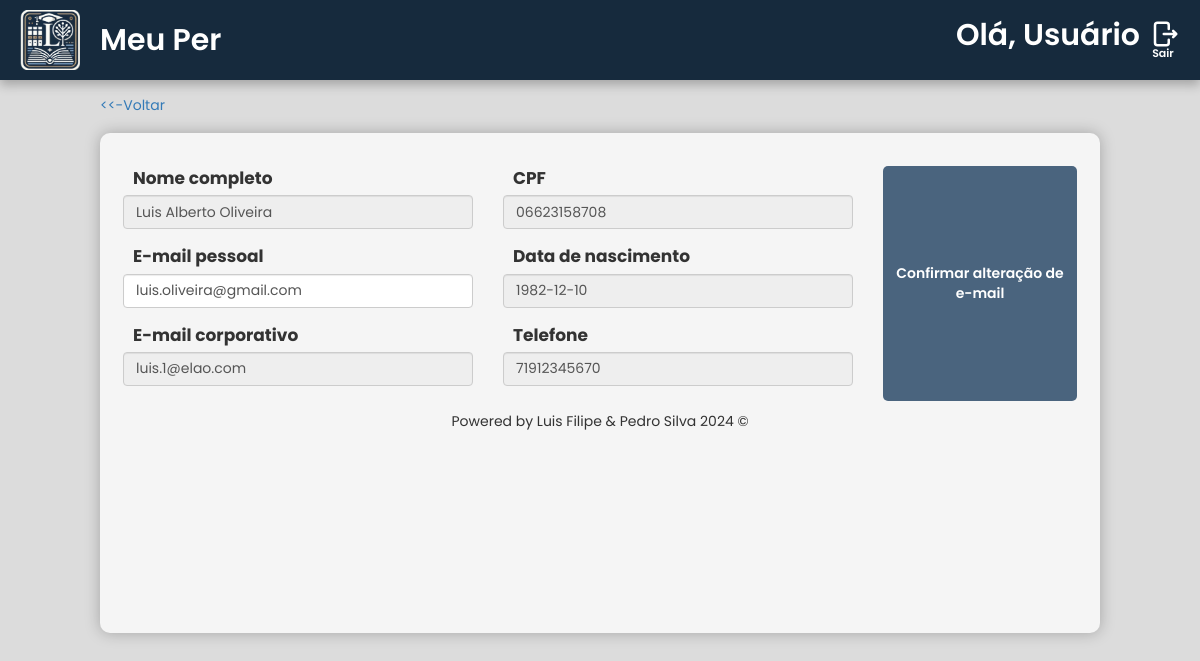
Page /src/diretoria/meu-perfil/index.php (signed in) on the committed database.
### tables this page shows
create table
    diretoria (
        id_func INT auto_increment primary key,
        nome_func varchar(70) not null,
        email_pess_func varchar(100) not null unique,
        email_corp_func varchar(100) not null unique,
        telefone_func bigint not null,
        cpf_func varchar(11) not null unique,
        nascimento_func date not null,
        senha_func varchar(25) not null
    );

### src/diretoria/meu-perfil/index.php (the view, shortened to what this page needs)
<?php
require '../../scripts/conn.php';
if (1 > 0) {
  $sql = $pdo->prepare("SELECT * FROM diretoria WHERE id_func = :id_func");
  $sql->bindValue(':id_func', $_SESSION['session_id']);
  $sql->execute();
  if ($sql->rowCount() == 1) {
    $usuario = $sql->fetch(PDO::FETCH_BOTH);
    $nome_func = $usuario['nome_func'];
    $email_pess_func = $usuario['email_pess_func'];
    $email_corp_func = $usuario['email_corp_func'];
    $telefone_func = $usuario['telefone_func'];
    $cpf_func = $usuario['cpf_func'];
    $nascimento_func = $usuario['nascimento_func'];
  }
}
?>
<!DOCTYPE html>
<html lang="pt-br">
<head>
  <link rel="stylesheet" href="https://maxcdn.bootstrapcdn.com/bootstrap/3.3.7/css/bootstrap.min.css"
>
  <link rel="stylesheet" href="style.css">
</head>
<body>
  <header>
    <img src="../../../assets/images/LogoEscolaSemFundo.png" alt="Logo da Clinica" class="LogoClinica">Meu Per
    <div class="areauser">
      <p class="nomeuser">Olá, <?php echo isset($_SESSION['session_nome']) ? explode(' ', $_SESSION['session_nome'])[0] : 'Usuário'; ?></p>
      <a href="../../scripts/sair.php"><img src="../../../assets/images/logout-svgrepo-com.svg" alt="Sair" class="logouticon">
        <p class="txtsair">Sair</p>
      </a>
    </div>
  </header>
  <div class="opcvoltar"><a href="../"><<-Voltar </a></div>
  <div class="container">
    <form class="form-cad" id="form-cad" action="../backend/atualizar-email.php" method="POST">
      <div class="coluna">
        <div class="form-group">
          <label for="exampleInputNome1">Nome completo</label>
          <input type="text" class="form-control" name="nome" id="nome" placeholder="Insira seu nome completo" value="<?php echo ($nome_func) ?>" disabled>
        </div>
        <div class="form-group">
          <label for="exampleInputNome1">E-mail pessoal</label>
          <input type="text" class="form-control" name="email-pessoal" id="email-pessoal" placeholder="Insira seu e-mail" value="<?php echo ($email_pess_func) ?>">
        </div>
        <div class="form-group">
          <label for="exampleInputNome1">E-mail corporativo</label>
          <input type="text" class="form-control" name="email-corp" id="email-corp" placeholder="Insira seu e-mail" value="<?php echo ($email_corp_func) ?>" disabled>
        </div>
      </div>
      <div class="coluna">
        <div class="form-group">
          <label for="exampleInputEmail1">CPF</label>
          <input type="text" class="form-control" name="cpf" id="cpf" placeholder="Insira seu CPF" value="<?php echo ($cpf_func) ?>" disabled>
        </div>
        <div class="form-group">
          <label for="exampleInputEmail1">Data de nascimento</label>
          <input type="text" class="form-control" name="data-nascimento" id="exampleInputEmail1" value="<?php echo ($nascimento_func) ?>" disabled>
        </div>
        <div class="form-group">
          <label for="exampleInputEmail1">Telefone</label>
          <input type="text" class="form-control" name="telefone" value="<?php echo ($telefone_func) ?>" disabled>
        </div>
      </div>
      <button type="submit" class="btnExcluir" id="btn-update">Confirmar alteração de e-mail</button>
    </form>
    <p class="creds" style="margin-top: 1rem;">Powered by Luis Filipe & Pedro Silva 2024 ©</p>
  </div>
</body>
</html>

### src/diretoria/meu-perfil/style.css (style rules this page uses)
* { font-family: "Poppins", sans-serif; margin: 0px; padding: 0px; }
body { background-color: gainsboro; }
header { background-color: #162a3d; display: flex; align-items: center; color: white; font-size: 30px; font-weight: 600; text-align: center; margin-bottom: -0.5rem; box-shadow: 0px 5px 10px rgba(0, 0, 0, 0.25); }
.opcvoltar { margin-top: 2rem; margin-left: 10rem; }
.LogoClinica { width: 60px; margin-left: 2rem; margin-top: 1rem; margin-bottom: 1rem; margin-right: 2rem; }
.areauser { position: absolute; right: 2rem; display: flex; align-items: center; gap: 10px; }
.logouticon { height: 30px; }
a { margin-top: 0.3rem; text-decoration: none; }
.txtsair { text-decoration: none; font-size: 11px; margin-top: -0.8rem; margin-left: -0.4rem; color: white; }
.container { margin-bottom: 5rem; align-items: center; justify-items: center; margin-top: 1.5%; max-width: 100rem; min-width: 25rem; max-height: 100rem; min-height: 50rem; background-color: whitesmoke; box-shadow: 0px 0px 15px rgba(0, 0, 0, 0.25); border-radius: 10px; padding: 2.3rem; }
.btnExcluir { min-width: 13rem; background-color: #4a647e; font-weight: 600; padding: 0.7rem; border-radius: 5px; border: none; transition: 300ms; color: white; }
.form-cad { margin-top: 1rem; display: flex; flex-direction: row; gap: 3rem; }
.form-group label { font-size: 17px; margin-left: 1rem; }
input { max-width: 35rem; min-width: 35rem; }

### rows in the picture
diretoria: nome "Luis Alberto Oliveira", email-pessoal "luis.oliveira@gmail.com", email-corp "luis.1@elao.com", cpf "06623158708", data-nascimento "1982-12-10", telefone "71912345670"
